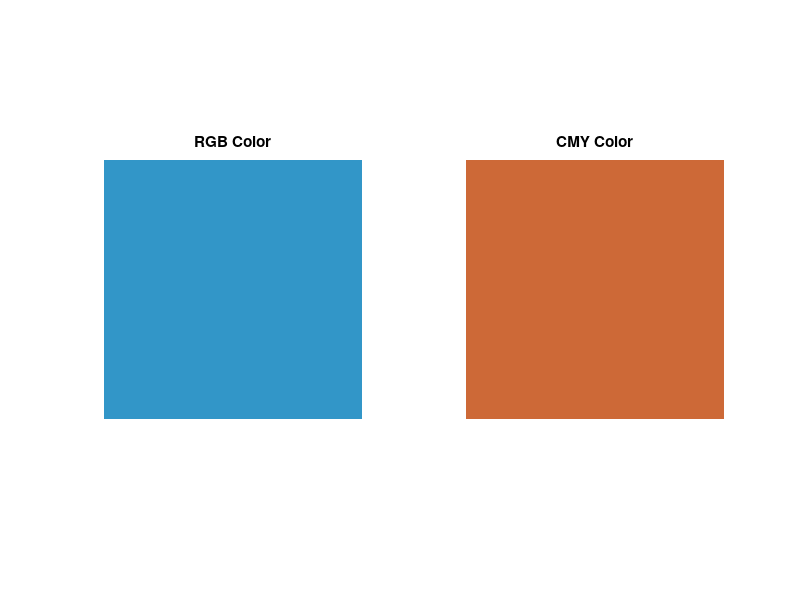

The MATLAB script that drew this image:

R = 50;
G = 150;
B = 200;


Rn = R / 255;
Gn = G / 255;
Bn = B / 255;


C = 1 - Rn;
M = 1 - Gn;
Y = 1 - Bn;


fprintf('C = %.3f\n', C);
fprintf('M = %.3f\n', M);
fprintf('Y = %.3f\n', Y);


rgb_image = cat(3, Rn, Gn, Bn);   
cmy_image = cat(3, C, M, Y);      


figure;
subplot(1,2,1), imshow(rgb_image), title('RGB Color');
subplot(1,2,2), imshow(cmy_image), title('CMY Color');
